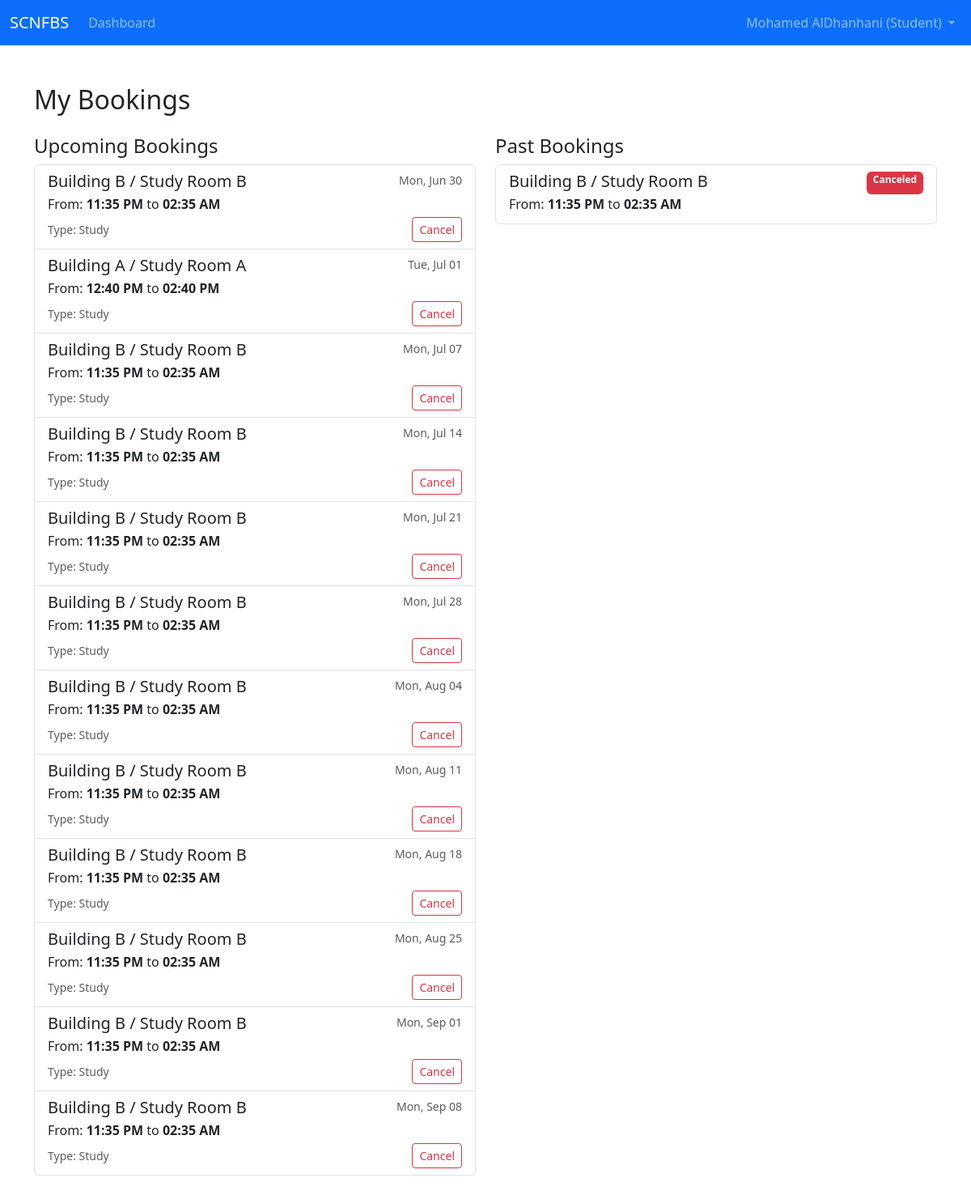
Screenshot of /user/my-bookings (signed in) with the database file from the repository.
### app/models.py (models this page shows, shortened)
class User(UserMixin, db.Model):
    id            = db.Column(db.Integer, primary_key=True)
    name          = db.Column(db.String(120), nullable=False)
    email         = db.Column(db.String(120), unique=True, nullable=False)
    password_hash = db.Column(db.String(256), nullable=False)
    role          = db.Column(db.String(20), nullable=False)  # Admin | Faculty | Student
    reservations = db.relationship('Reservation', back_populates='user', lazy='dynamic')

class Reservation(db.Model):
    id          = db.Column(db.Integer, primary_key=True)
    user_id     = db.Column(db.Integer, db.ForeignKey("user.id"), nullable=False)
    room_id     = db.Column(db.Integer, db.ForeignKey("room.id"), nullable=False)
    start_time  = db.Column(db.DateTime, nullable=False)
    end_time    = db.Column(db.DateTime, nullable=False)
    status      = db.Column(db.String(20), default='Confirmed', nullable=False)
    user = db.relationship("User", back_populates="reservations")
    room = db.relationship("Room", back_populates="reservations")

class Building(db.Model):
    id    = db.Column(db.Integer, primary_key=True)
    name  = db.Column(db.String(120), unique=True, nullable=False)
    rooms = db.relationship("Room", back_populates="building", cascade="all, delete")

class Room(db.Model):
    id           = db.Column(db.Integer, primary_key=True)
    name         = db.Column(db.String(120), nullable=False)
    type         = db.Column(db.String(30), default="Room")   # Room | Lab | Auditorium
    capacity     = db.Column(db.Integer, default=10)          # ADDED
    building_id  = db.Column(db.Integer, db.ForeignKey(Building.id), nullable=False)
    building     = db.relationship("Building", back_populates="rooms")
    reservations = db.relationship("Reservation", back_populates="room") # ADDED for overlap check

### app/routes/user.py (the view)
@bp.route('/my-bookings')
@login_required
def my_bookings():
    now = datetime.utcnow()
    upcoming_bookings = current_user.reservations.filter(
        Reservation.end_time >= now,
        Reservation.status == 'Confirmed'
    ).order_by(Reservation.start_time.asc()).all()
    past_bookings = current_user.reservations.filter(
        db.or_(Reservation.end_time < now, Reservation.status != 'Confirmed')
    ).order_by(Reservation.start_time.desc()).all()
    return render_template(
        'user/my_bookings.html',
        upcoming_bookings=upcoming_bookings,
        past_bookings=past_bookings
    )

### app/templates/user/my_bookings.html (shortened to what this page needs)
{% extends "base.html" %}
{% block content %}
<h2 class="mb-4">My Bookings</h2>
<div class="row">
    <div class="col-lg-6">
        <h4>Upcoming Bookings</h4>
        {% if upcoming_bookings %}
            <div class="list-group">
                {% for booking in upcoming_bookings %}
                    <div class="list-group-item">
                        <div class="d-flex w-100 justify-content-between">
                            <h5 class="mb-1">{{ booking.room.building.name }} / {{ booking.room.name }}</h5>
                            <small class="text-muted">{{ booking.start_time.strftime('%a, %b %d') }}</small>
                        </div>
                        <p class="mb-1">
                            From: <strong>{{ booking.start_time.strftime('%I:%M %p') }}</strong>
                            to <strong>{{ booking.end_time.strftime('%I:%M %p') }}</strong>
                        </p>
                        <div class="d-flex justify-content-between align-items-center">
                            <small class="text-muted">Type: {{ booking.room.type }}</small>
                            <form action="{{ url_for('user.cancel_booking', booking_id=booking.id) }}" method="POST" onsubmit="return confirm('Are you sure you want to cancel this booking?');">
                                <button type="submit" class="btn btn-sm btn-outline-danger">Cancel</button>
                            </form>
                        </div>
                    </div>
                {% endfor %}
            </div>
        {% else %}
            <div class="alert alert-info">You have no upcoming bookings.</div>
        {% endif %}
    </div>
    <div class="col-lg-6 mt-4 mt-lg-0">
        <h4>Past Bookings</h4>
        {% if past_bookings %}
            <div class="list-group">
                {% for booking in past_bookings %}
                    <div class="list-group-item">
                        <div class="d-flex w-100 justify-content-between">
                            <h5 class="mb-1">{{ booking.room.building.name }} / {{ booking.room.name }}</h5>
                            {% if booking.status == 'Canceled' %}
                                <span class="badge bg-danger">Canceled</span>
                            {% else %}
                                <small class="text-muted">{{ booking.start_time.strftime('%a, %b %d') }}</small>
                            {% endif %}
                        </div>
                        <p class="mb-1">
                            From: <strong>{{ booking.start_time.strftime('%I:%M %p') }}</strong>
                            to <strong>{{ booking.end_time.strftime('%I:%M %p') }}</strong>
                        </p>
                    </div>
                {% endfor %}
            </div>
        {% else %}
            <div class="alert alert-secondary">You have no past bookings.</div>
        {% endif %}
    </div>
</div>
{% endblock %}

### app/templates/base.html (shortened to what this page needs)
<!DOCTYPE html>
<html lang="en">
<head>
  <link href="https://cdn.jsdelivr.net/npm/bootstrap@5.3.0/dist/css/bootstrap.min.css" rel="stylesheet">
</head>
<body>
  {% block navbar %}
  <nav class="navbar navbar-expand-lg navbar-dark bg-primary mb-4">
    <div class="container-fluid">
      <a class="navbar-brand" href="{{ url_for('main.index') }}">SCNFBS</a>
      <div class="collapse navbar-collapse" id="navbarNav">
        <ul class="navbar-nav me-auto">
          {% if current_user.is_authenticated %}
            <li class="nav-item">
              <a class="nav-link" href="{{ url_for('main.dashboard') }}">Dashboard</a>
            </li>
          {% endif %}
        </ul>
        <ul class="navbar-nav">
          {% if current_user.is_authenticated %}
            <li class="nav-item dropdown">
              <a class="nav-link dropdown-toggle" href="#" id="navbarUserDropdown" role="button" data-bs-toggle="dropdown" aria-expanded="false">
                {{ current_user.name }} ({{ current_user.role }})
              </a>
            </li>
          {% endif %}
        </ul>
      </div>
    </div>
  </nav>
  {% endblock %}
  <div class="container py-4">
    {% block content %}{% endblock %}
  </div>
</body>
</html>

### rows the page displays
User: name "Mohamed AlDhanhani", role "Student"
Reservation: room.building.name "Building B", room.name "Study Room B", start_time "Mon, Jun 30", start_time "11:35 PM", end_time "02:35 AM", room.type "Study"
Reservation: room.building.name "Building A", room.name "Study Room A", start_time "Tue, Jul 01", start_time "12:40 PM", end_time "02:40 PM", room.type "Study"
Reservation: room.building.name "Building B", room.name "Study Room B", start_time "Mon, Jul 07", start_time "11:35 PM", end_time "02:35 AM", room.type "Study"
Reservation: room.building.name "Building B", room.name "Study Room B", start_time "Mon, Jul 14", start_time "11:35 PM", end_time "02:35 AM", room.type "Study"
Reservation: room.building.name "Building B", room.name "Study Room B", start_time "Mon, Jul 21", start_time "11:35 PM", end_time "02:35 AM", room.type "Study"
Reservation: room.building.name "Building B", room.name "Study Room B", start_time "Mon, Jul 28", start_time "11:35 PM", end_time "02:35 AM", room.type "Study"
Reservation: room.building.name "Building B", room.name "Study Room B", start_time "Mon, Aug 04", start_time "11:35 PM", end_time "02:35 AM", room.type "Study"
Reservation: room.building.name "Building B", room.name "Study Room B", start_time "Mon, Aug 11", start_time "11:35 PM", end_time "02:35 AM", room.type "Study"
Reservation: room.building.name "Building B", room.name "Study Room B", start_time "Mon, Aug 18", start_time "11:35 PM", end_time "02:35 AM", room.type "Study"
Reservation: room.building.name "Building B", room.name "Study Room B", start_time "Mon, Aug 25", start_time "11:35 PM", end_time "02:35 AM", room.type "Study"
Reservation: room.building.name "Building B", room.name "Study Room B", start_time "Mon, Sep 01", start_time "11:35 PM", end_time "02:35 AM", room.type "Study"
Reservation: room.building.name "Building B", room.name "Study Room B", start_time "Mon, Sep 08", start_time "11:35 PM", end_time "02:35 AM", room.type "Study"
Reservation: room.building.name "Building B", room.name "Study Room B", status "Canceled", start_time "11:35 PM", end_time "02:35 AM"
